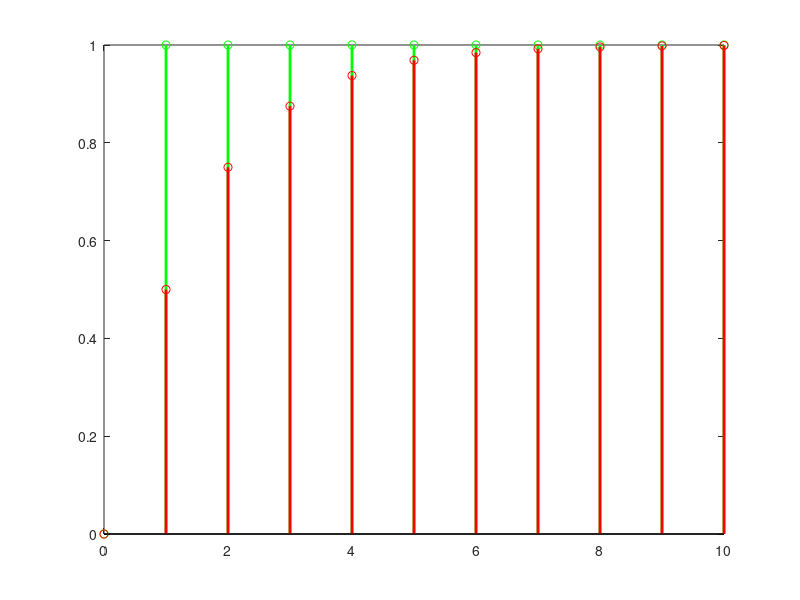

Write MATLAB code to recreate this figure.
% example of system
n = 0:10;
x = ones(size(n));
x(1) = 0;
y(1) = 0;
for i=2:11
    y(i) = (y(i-1) + x(i))/2;
end
% plot(n, x, 'x', n, y, '.')
stem(n, x, 'g', 'linewidth', 2); hold on; 
stem(n, y, 'r', 'linewidth', 2); hold off;
